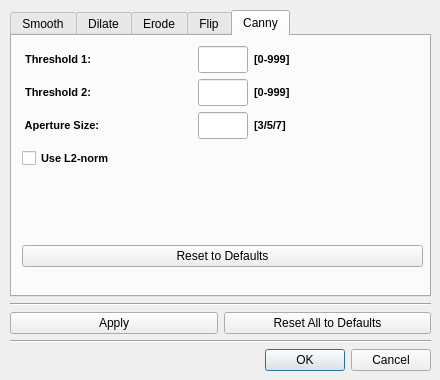
<?xml version="1.0" encoding="UTF-8"?>
<ui version="4.0">
 <class>ImageProcessingSettingsDialog</class>
 <widget class="QDialog" name="ImageProcessingSettingsDialog">
  <property name="geometry">
   <rect>
    <x>0</x>
    <y>0</y>
    <width>440</width>
    <height>380</height>
   </rect>
  </property>
  <property name="windowTitle">
   <string>Image Processing Settings</string>
  </property>
  <widget class="QWidget" name="layoutWidget1">
   <property name="geometry">
    <rect>
     <x>10</x>
     <y>10</y>
     <width>421</width>
     <height>361</height>
    </rect>
   </property>
   <layout class="QVBoxLayout" name="verticalLayout_40">
    <item>
     <widget class="QTabWidget" name="tabWidget">
      <property name="currentIndex">
       <number>4</number>
      </property>
      <widget class="QWidget" name="smoothTab_5">
       <attribute name="title">
        <string>Smooth</string>
       </attribute>
       <widget class="QWidget" name="layoutWidget2_5">
        <property name="geometry">
         <rect>
          <x>10</x>
          <y>10</y>
          <width>401</width>
          <height>221</height>
         </rect>
        </property>
        <layout class="QVBoxLayout" name="verticalLayout_41">
         <item>
          <layout class="QHBoxLayout" name="horizontalLayout_48">
           <item>
            <layout class="QVBoxLayout" name="verticalLayout_42">
             <item>
              <widget class="QLabel" name="label_68">
               <property name="sizePolicy">
                <sizepolicy hsizetype="Preferred" vsizetype="Minimum">
                 <horstretch>0</horstretch>
                 <verstretch>0</verstretch>
                </sizepolicy>
               </property>
               <property name="minimumSize">
                <size>
                 <width>0</width>
                 <height>27</height>
                </size>
               </property>
               <property name="maximumSize">
                <size>
                 <width>140</width>
                 <height>27</height>
                </size>
               </property>
               <property name="font">
                <font>
                 <pointsize>8</pointsize>
                 <weight>75</weight>
                 <bold>true</bold>
                </font>
               </property>
               <property name="text">
                <string>Type:</string>
               </property>
              </widget>
             </item>
             <item>
              <layout class="QVBoxLayout" name="verticalLayout_43">
               <item>
                <widget class="QRadioButton" name="smoothBlurButton">
                 <property name="maximumSize">
                  <size>
                   <width>140</width>
                   <height>16777215</height>
                  </size>
                 </property>
                 <property name="font">
                  <font>
                   <pointsize>8</pointsize>
                  </font>
                 </property>
                 <property name="text">
                  <string>Blur</string>
                 </property>
                 <attribute name="buttonGroup">
                  <string notr="true">smoothTypeGroup</string>
                 </attribute>
                </widget>
               </item>
               <item>
                <widget class="QRadioButton" name="smoothGaussianButton">
                 <property name="maximumSize">
                  <size>
                   <width>140</width>
                   <height>16777215</height>
                  </size>
                 </property>
                 <property name="font">
                  <font>
                   <pointsize>8</pointsize>
                  </font>
                 </property>
                 <property name="text">
                  <string>Gaussian</string>
                 </property>
                 <attribute name="buttonGroup">
                  <string notr="true">smoothTypeGroup</string>
                 </attribute>
                </widget>
               </item>
               <item>
                <widget class="QRadioButton" name="smoothMedianButton">
                 <property name="maximumSize">
                  <size>
                   <width>140</width>
                   <height>16777215</height>
                  </size>
                 </property>
                 <property name="font">
                  <font>
                   <pointsize>8</pointsize>
                  </font>
                 </property>
                 <property name="text">
                  <string>Median</string>
                 </property>
                 <attribute name="buttonGroup">
                  <string notr="true">smoothTypeGroup</string>
                 </attribute>
                </widget>
               </item>
               <item>
                <spacer name="verticalSpacer_29">
                 <property name="orientation">
                  <enum>Qt::Vertical</enum>
                 </property>
                 <property name="sizeHint" stdset="0">
                  <size>
                   <width>20</width>
                   <height>40</height>
                  </size>
                 </property>
                </spacer>
               </item>
              </layout>
             </item>
            </layout>
           </item>
           <item>
            <layout class="QVBoxLayout" name="verticalLayout_44">
             <item>
              <widget class="QLabel" name="label_69">
               <property name="minimumSize">
                <size>
                 <width>0</width>
                 <height>27</height>
                </size>
               </property>
               <property name="maximumSize">
                <size>
                 <width>16777215</width>
                 <height>27</height>
                </size>
               </property>
               <property name="font">
                <font>
                 <pointsize>8</pointsize>
                 <weight>75</weight>
                 <bold>true</bold>
                </font>
               </property>
               <property name="text">
                <string>Parameters:</string>
               </property>
              </widget>
             </item>
             <item>
              <layout class="QVBoxLayout" name="verticalLayout_45">
               <item>
                <layout class="QHBoxLayout" name="horizontalLayout_49">
                 <item>
                  <widget class="QLabel" name="label_70">
                   <property name="sizePolicy">
                    <sizepolicy hsizetype="Minimum" vsizetype="Preferred">
                     <horstretch>0</horstretch>
                     <verstretch>0</verstretch>
                    </sizepolicy>
                   </property>
                   <property name="minimumSize">
                    <size>
                     <width>15</width>
                     <height>0</height>
                    </size>
                   </property>
                   <property name="maximumSize">
                    <size>
                     <width>15</width>
                     <height>16777215</height>
                    </size>
                   </property>
                   <property name="font">
                    <font>
                     <pointsize>8</pointsize>
                    </font>
                   </property>
                   <property name="text">
                    <string>1:</string>
                   </property>
                  </widget>
                 </item>
                 <item>
                  <widget class="QLineEdit" name="smoothParam1Edit">
                   <property name="sizePolicy">
                    <sizepolicy hsizetype="Minimum" vsizetype="Fixed">
                     <horstretch>0</horstretch>
                     <verstretch>0</verstretch>
                    </sizepolicy>
                   </property>
                   <property name="minimumSize">
                    <size>
                     <width>45</width>
                     <height>0</height>
                    </size>
                   </property>
                   <property name="maximumSize">
                    <size>
                     <width>45</width>
                     <height>16777215</height>
                    </size>
                   </property>
                   <property name="font">
                    <font>
                     <pointsize>8</pointsize>
                    </font>
                   </property>
                  </widget>
                 </item>
                 <item>
                  <widget class="QLabel" name="smoothParam1RangeLabel">
                   <property name="font">
                    <font>
                     <pointsize>8</pointsize>
                     <weight>75</weight>
                     <bold>true</bold>
                    </font>
                   </property>
                   <property name="text">
                    <string/>
                   </property>
                  </widget>
                 </item>
                 <item>
                  <widget class="QLabel" name="smoothParam1Label">
                   <property name="font">
                    <font>
                     <pointsize>8</pointsize>
                    </font>
                   </property>
                   <property name="text">
                    <string/>
                   </property>
                  </widget>
                 </item>
                </layout>
               </item>
               <item>
                <layout class="QHBoxLayout" name="horizontalLayout_50">
                 <item>
                  <widget class="QLabel" name="label_71">
                   <property name="sizePolicy">
                    <sizepolicy hsizetype="Minimum" vsizetype="Preferred">
                     <horstretch>0</horstretch>
                     <verstretch>0</verstretch>
                    </sizepolicy>
                   </property>
                   <property name="minimumSize">
                    <size>
                     <width>15</width>
                     <height>0</height>
                    </size>
                   </property>
                   <property name="maximumSize">
                    <size>
                     <width>15</width>
                     <height>16777215</height>
                    </size>
                   </property>
                   <property name="font">
                    <font>
                     <pointsize>8</pointsize>
                    </font>
                   </property>
                   <property name="text">
                    <string>2:</string>
                   </property>
                  </widget>
                 </item>
                 <item>
                  <widget class="QLineEdit" name="smoothParam2Edit">
                   <property name="sizePolicy">
                    <sizepolicy hsizetype="Minimum" vsizetype="Fixed">
                     <horstretch>0</horstretch>
                     <verstretch>0</verstretch>
                    </sizepolicy>
                   </property>
                   <property name="minimumSize">
                    <size>
                     <width>45</width>
                     <height>0</height>
                    </size>
                   </property>
                   <property name="maximumSize">
                    <size>
                     <width>45</width>
                     <height>16777215</height>
                    </size>
                   </property>
                   <property name="font">
                    <font>
                     <pointsize>8</pointsize>
                    </font>
                   </property>
                  </widget>
                 </item>
                 <item>
                  <widget class="QLabel" name="smoothParam2RangeLabel">
                   <property name="font">
                    <font>
                     <pointsize>8</pointsize>
                     <weight>75</weight>
                     <bold>true</bold>
                    </font>
                   </property>
                   <property name="text">
                    <string/>
                   </property>
                  </widget>
                 </item>
                 <item>
                  <widget class="QLabel" name="smoothParam2Label">
                   <property name="font">
                    <font>
                     <pointsize>8</pointsize>
                    </font>
                   </property>
                   <property name="text">
                    <string/>
                   </property>
                  </widget>
                 </item>
                </layout>
               </item>
               <item>
                <layout class="QHBoxLayout" name="horizontalLayout_51">
                 <item>
                  <widget class="QLabel" name="label_72">
                   <property name="sizePolicy">
                    <sizepolicy hsizetype="Minimum" vsizetype="Preferred">
                     <horstretch>0</horstretch>
                     <verstretch>0</verstretch>
                    </sizepolicy>
                   </property>
                   <property name="minimumSize">
                    <size>
                     <width>15</width>
                     <height>0</height>
                    </size>
                   </property>
                   <property name="maximumSize">
                    <size>
                     <width>15</width>
                     <height>16777215</height>
                    </size>
                   </property>
                   <property name="font">
                    <font>
                     <pointsize>8</pointsize>
                    </font>
                   </property>
                   <property name="text">
                    <string>3:</string>
                   </property>
                  </widget>
                 </item>
                 <item>
                  <widget class="QLineEdit" name="smoothParam3Edit">
                   <property name="sizePolicy">
                    <sizepolicy hsizetype="Minimum" vsizetype="Fixed">
                     <horstretch>0</horstretch>
                     <verstretch>0</verstretch>
                    </sizepolicy>
                   </property>
                   <property name="minimumSize">
                    <size>
                     <width>45</width>
                     <height>0</height>
                    </size>
                   </property>
                   <property name="maximumSize">
                    <size>
                     <width>45</width>
                     <height>16777215</height>
                    </size>
                   </property>
                   <property name="font">
                    <font>
                     <pointsize>8</pointsize>
                    </font>
                   </property>
                  </widget>
                 </item>
                 <item>
                  <widget class="QLabel" name="smoothParam3RangeLabel">
                   <property name="font">
                    <font>
                     <pointsize>8</pointsize>
                     <weight>75</weight>
                     <bold>true</bold>
                    </font>
                   </property>
                   <property name="text">
                    <string/>
                   </property>
                  </widget>
                 </item>
                 <item>
                  <widget class="QLabel" name="smoothParam3Label">
                   <property name="font">
                    <font>
                     <pointsize>8</pointsize>
                    </font>
                   </property>
                   <property name="text">
                    <string/>
                   </property>
                  </widget>
                 </item>
                </layout>
               </item>
               <item>
                <layout class="QHBoxLayout" name="horizontalLayout_52">
                 <item>
                  <widget class="QLabel" name="label_73">
                   <property name="sizePolicy">
                    <sizepolicy hsizetype="Minimum" vsizetype="Preferred">
                     <horstretch>0</horstretch>
                     <verstretch>0</verstretch>
                    </sizepolicy>
                   </property>
                   <property name="minimumSize">
                    <size>
                     <width>15</width>
                     <height>0</height>
                    </size>
                   </property>
                   <property name="maximumSize">
                    <size>
                     <width>15</width>
                     <height>16777215</height>
                    </size>
                   </property>
                   <property name="font">
                    <font>
                     <pointsize>8</pointsize>
                    </font>
                   </property>
                   <property name="text">
                    <string>4:</string>
                   </property>
                  </widget>
                 </item>
                 <item>
                  <widget class="QLineEdit" name="smoothParam4Edit">
                   <property name="sizePolicy">
                    <sizepolicy hsizetype="Minimum" vsizetype="Fixed">
                     <horstretch>0</horstretch>
                     <verstretch>0</verstretch>
                    </sizepolicy>
                   </property>
                   <property name="minimumSize">
                    <size>
                     <width>45</width>
                     <height>0</height>
                    </size>
                   </property>
                   <property name="maximumSize">
                    <size>
                     <width>45</width>
                     <height>16777215</height>
                    </size>
                   </property>
                   <property name="font">
                    <font>
                     <pointsize>8</pointsize>
                    </font>
                   </property>
                  </widget>
                 </item>
                 <item>
                  <widget class="QLabel" name="smoothParam4RangeLabel">
                   <property name="font">
                    <font>
                     <pointsize>8</pointsize>
                     <weight>75</weight>
                     <bold>true</bold>
                    </font>
                   </property>
                   <property name="text">
                    <string/>
                   </property>
                  </widget>
                 </item>
                 <item>
                  <widget class="QLabel" name="smoothParam4Label">
                   <property name="font">
                    <font>
                     <pointsize>8</pointsize>
                    </font>
                   </property>
                   <property name="text">
                    <string/>
                   </property>
                  </widget>
                 </item>
                </layout>
               </item>
              </layout>
             </item>
            </layout>
           </item>
          </layout>
         </item>
         <item>
          <spacer name="verticalSpacer_31">
           <property name="orientation">
            <enum>Qt::Vertical</enum>
           </property>
           <property name="sizeHint" stdset="0">
            <size>
             <width>20</width>
             <height>40</height>
            </size>
           </property>
          </spacer>
         </item>
         <item>
          <widget class="QPushButton" name="resetSmoothToDefaultsButton">
           <property name="text">
            <string>Reset to Defaults</string>
           </property>
          </widget>
         </item>
        </layout>
       </widget>
      </widget>
      <widget class="QWidget" name="dilateTab_5">
       <attribute name="title">
        <string>Dilate</string>
       </attribute>
       <widget class="QWidget" name="layoutWidget3_5">
        <property name="geometry">
         <rect>
          <x>10</x>
          <y>10</y>
          <width>401</width>
          <height>221</height>
         </rect>
        </property>
        <layout class="QVBoxLayout" name="verticalLayout_46">
         <item>
          <layout class="QHBoxLayout" name="horizontalLayout_53">
           <item>
            <widget class="QLabel" name="label_74">
             <property name="minimumSize">
              <size>
               <width>0</width>
               <height>27</height>
              </size>
             </property>
             <property name="font">
              <font>
               <pointsize>8</pointsize>
               <weight>75</weight>
               <bold>true</bold>
              </font>
             </property>
             <property name="text">
              <string>Number of iterations:</string>
             </property>
            </widget>
           </item>
           <item>
            <widget class="QLineEdit" name="dilateIterationsEdit">
             <property name="sizePolicy">
              <sizepolicy hsizetype="Minimum" vsizetype="Fixed">
               <horstretch>0</horstretch>
               <verstretch>0</verstretch>
              </sizepolicy>
             </property>
             <property name="minimumSize">
              <size>
               <width>50</width>
               <height>27</height>
              </size>
             </property>
             <property name="maximumSize">
              <size>
               <width>50</width>
               <height>16777215</height>
              </size>
             </property>
             <property name="font">
              <font>
               <pointsize>8</pointsize>
              </font>
             </property>
            </widget>
           </item>
           <item>
            <widget class="QLabel" name="label_75">
             <property name="minimumSize">
              <size>
               <width>0</width>
               <height>27</height>
              </size>
             </property>
             <property name="font">
              <font>
               <pointsize>8</pointsize>
               <weight>75</weight>
               <bold>true</bold>
              </font>
             </property>
             <property name="text">
              <string>[1-999]</string>
             </property>
            </widget>
           </item>
          </layout>
         </item>
         <item>
          <spacer name="verticalSpacer_32">
           <property name="orientation">
            <enum>Qt::Vertical</enum>
           </property>
           <property name="sizeHint" stdset="0">
            <size>
             <width>20</width>
             <height>40</height>
            </size>
           </property>
          </spacer>
         </item>
         <item>
          <widget class="QPushButton" name="resetDilateToDefaultsButton">
           <property name="text">
            <string>Reset to Defaults</string>
           </property>
          </widget>
         </item>
        </layout>
       </widget>
      </widget>
      <widget class="QWidget" name="erodeTab_5">
       <attribute name="title">
        <string>Erode</string>
       </attribute>
       <widget class="QWidget" name="layoutWidget4_5">
        <property name="geometry">
         <rect>
          <x>10</x>
          <y>10</y>
          <width>401</width>
          <height>221</height>
         </rect>
        </property>
        <layout class="QVBoxLayout" name="verticalLayout_47">
         <item>
          <layout class="QHBoxLayout" name="horizontalLayout_54">
           <item>
            <widget class="QLabel" name="label_76">
             <property name="minimumSize">
              <size>
               <width>0</width>
               <height>27</height>
              </size>
             </property>
             <property name="font">
              <font>
               <pointsize>8</pointsize>
               <weight>75</weight>
               <bold>true</bold>
              </font>
             </property>
             <property name="text">
              <string>Number of iterations</string>
             </property>
            </widget>
           </item>
           <item>
            <widget class="QLineEdit" name="erodeIterationsEdit">
             <property name="sizePolicy">
              <sizepolicy hsizetype="Minimum" vsizetype="Fixed">
               <horstretch>0</horstretch>
               <verstretch>0</verstretch>
              </sizepolicy>
             </property>
             <property name="minimumSize">
              <size>
               <width>50</width>
               <height>27</height>
              </size>
             </property>
             <property name="maximumSize">
              <size>
               <width>50</width>
               <height>16777215</height>
              </size>
             </property>
             <property name="font">
              <font>
               <pointsize>8</pointsize>
              </font>
             </property>
            </widget>
           </item>
           <item>
            <widget class="QLabel" name="label_77">
             <property name="minimumSize">
              <size>
               <width>0</width>
               <height>27</height>
              </size>
             </property>
             <property name="font">
              <font>
               <pointsize>8</pointsize>
               <weight>75</weight>
               <bold>true</bold>
              </font>
             </property>
             <property name="text">
              <string>[1-999]</string>
             </property>
            </widget>
           </item>
          </layout>
         </item>
         <item>
          <spacer name="verticalSpacer_33">
           <property name="orientation">
            <enum>Qt::Vertical</enum>
           </property>
           <property name="sizeHint" stdset="0">
            <size>
             <width>20</width>
             <height>40</height>
            </size>
           </property>
          </spacer>
         </item>
         <item>
          <widget class="QPushButton" name="resetErodeToDefaultsButton">
           <property name="text">
            <string>Reset to Defaults</string>
           </property>
          </widget>
         </item>
        </layout>
       </widget>
      </widget>
      <widget class="QWidget" name="flipTab_5">
       <attribute name="title">
        <string>Flip</string>
       </attribute>
       <widget class="QWidget" name="layoutWidget5_5">
        <property name="geometry">
         <rect>
          <x>10</x>
          <y>10</y>
          <width>401</width>
          <height>221</height>
         </rect>
        </property>
        <layout class="QVBoxLayout" name="verticalLayout_48">
         <item>
          <layout class="QHBoxLayout" name="horizontalLayout_55">
           <item>
            <widget class="QLabel" name="label_78">
             <property name="sizePolicy">
              <sizepolicy hsizetype="Preferred" vsizetype="Minimum">
               <horstretch>0</horstretch>
               <verstretch>0</verstretch>
              </sizepolicy>
             </property>
             <property name="minimumSize">
              <size>
               <width>0</width>
               <height>27</height>
              </size>
             </property>
             <property name="maximumSize">
              <size>
               <width>16777215</width>
               <height>27</height>
              </size>
             </property>
             <property name="font">
              <font>
               <pointsize>8</pointsize>
               <weight>75</weight>
               <bold>true</bold>
              </font>
             </property>
             <property name="text">
              <string>Mode:</string>
             </property>
            </widget>
           </item>
           <item>
            <widget class="QRadioButton" name="flipXAxisButton">
             <property name="font">
              <font>
               <pointsize>8</pointsize>
              </font>
             </property>
             <property name="text">
              <string>X-axis</string>
             </property>
             <attribute name="buttonGroup">
              <string notr="true">flipCodeGroup</string>
             </attribute>
            </widget>
           </item>
           <item>
            <widget class="QRadioButton" name="flipYAxisButton">
             <property name="font">
              <font>
               <pointsize>8</pointsize>
              </font>
             </property>
             <property name="text">
              <string>Y-axis</string>
             </property>
             <attribute name="buttonGroup">
              <string notr="true">flipCodeGroup</string>
             </attribute>
            </widget>
           </item>
           <item>
            <widget class="QRadioButton" name="flipBothAxesButton">
             <property name="font">
              <font>
               <pointsize>8</pointsize>
              </font>
             </property>
             <property name="text">
              <string>Both axes</string>
             </property>
             <attribute name="buttonGroup">
              <string notr="true">flipCodeGroup</string>
             </attribute>
            </widget>
           </item>
          </layout>
         </item>
         <item>
          <spacer name="verticalSpacer_34">
           <property name="orientation">
            <enum>Qt::Vertical</enum>
           </property>
           <property name="sizeHint" stdset="0">
            <size>
             <width>20</width>
             <height>40</height>
            </size>
           </property>
          </spacer>
         </item>
         <item>
          <widget class="QPushButton" name="resetFlipToDefaultsButton">
           <property name="text">
            <string>Reset to Defaults</string>
           </property>
          </widget>
         </item>
        </layout>
       </widget>
      </widget>
      <widget class="QWidget" name="cannyTab_5">
       <attribute name="title">
        <string>Canny</string>
       </attribute>
       <widget class="QWidget" name="layoutWidget6_5">
        <property name="geometry">
         <rect>
          <x>10</x>
          <y>10</y>
          <width>401</width>
          <height>221</height>
         </rect>
        </property>
        <layout class="QVBoxLayout" name="verticalLayout_49">
         <item>
          <layout class="QHBoxLayout" name="horizontalLayout_56">
           <item>
            <widget class="QLabel" name="label_79">
             <property name="minimumSize">
              <size>
               <width>0</width>
               <height>27</height>
              </size>
             </property>
             <property name="font">
              <font>
               <pointsize>8</pointsize>
               <weight>75</weight>
               <bold>true</bold>
              </font>
             </property>
             <property name="text">
              <string> Threshold 1:</string>
             </property>
            </widget>
           </item>
           <item>
            <widget class="QLineEdit" name="cannyThresh1Edit">
             <property name="sizePolicy">
              <sizepolicy hsizetype="Minimum" vsizetype="Fixed">
               <horstretch>0</horstretch>
               <verstretch>0</verstretch>
              </sizepolicy>
             </property>
             <property name="minimumSize">
              <size>
               <width>50</width>
               <height>27</height>
              </size>
             </property>
             <property name="maximumSize">
              <size>
               <width>50</width>
               <height>16777215</height>
              </size>
             </property>
             <property name="font">
              <font>
               <pointsize>8</pointsize>
              </font>
             </property>
            </widget>
           </item>
           <item>
            <widget class="QLabel" name="label_80">
             <property name="minimumSize">
              <size>
               <width>0</width>
               <height>27</height>
              </size>
             </property>
             <property name="font">
              <font>
               <pointsize>8</pointsize>
               <weight>75</weight>
               <bold>true</bold>
              </font>
             </property>
             <property name="text">
              <string>[0-999]</string>
             </property>
            </widget>
           </item>
          </layout>
         </item>
         <item>
          <layout class="QHBoxLayout" name="horizontalLayout_57">
           <item>
            <widget class="QLabel" name="label_81">
             <property name="minimumSize">
              <size>
               <width>0</width>
               <height>27</height>
              </size>
             </property>
             <property name="font">
              <font>
               <pointsize>8</pointsize>
               <weight>75</weight>
               <bold>true</bold>
              </font>
             </property>
             <property name="text">
              <string> Threshold 2:</string>
             </property>
            </widget>
           </item>
           <item>
            <widget class="QLineEdit" name="cannyThresh2Edit">
             <property name="sizePolicy">
              <sizepolicy hsizetype="Minimum" vsizetype="Fixed">
               <horstretch>0</horstretch>
               <verstretch>0</verstretch>
              </sizepolicy>
             </property>
             <property name="minimumSize">
              <size>
               <width>50</width>
               <height>27</height>
              </size>
             </property>
             <property name="maximumSize">
              <size>
               <width>50</width>
               <height>16777215</height>
              </size>
             </property>
             <property name="font">
              <font>
               <pointsize>8</pointsize>
              </font>
             </property>
            </widget>
           </item>
           <item>
            <widget class="QLabel" name="label_82">
             <property name="minimumSize">
              <size>
               <width>0</width>
               <height>27</height>
              </size>
             </property>
             <property name="font">
              <font>
               <pointsize>8</pointsize>
               <weight>75</weight>
               <bold>true</bold>
              </font>
             </property>
             <property name="text">
              <string>[0-999]</string>
             </property>
            </widget>
           </item>
          </layout>
         </item>
         <item>
          <layout class="QHBoxLayout" name="horizontalLayout_58">
           <item>
            <widget class="QLabel" name="label_83">
             <property name="minimumSize">
              <size>
               <width>0</width>
               <height>27</height>
              </size>
             </property>
             <property name="font">
              <font>
               <pointsize>8</pointsize>
               <weight>75</weight>
               <bold>true</bold>
              </font>
             </property>
             <property name="text">
              <string> Aperture Size:</string>
             </property>
            </widget>
           </item>
           <item>
            <widget class="QLineEdit" name="cannyApertureSizeEdit">
             <property name="sizePolicy">
              <sizepolicy hsizetype="Minimum" vsizetype="Fixed">
               <horstretch>0</horstretch>
               <verstretch>0</verstretch>
              </sizepolicy>
             </property>
             <property name="minimumSize">
              <size>
               <width>50</width>
               <height>27</height>
              </size>
             </property>
             <property name="maximumSize">
              <size>
               <width>50</width>
               <height>16777215</height>
              </size>
             </property>
             <property name="font">
              <font>
               <pointsize>8</pointsize>
              </font>
             </property>
            </widget>
           </item>
           <item>
            <widget class="QLabel" name="label_84">
             <property name="minimumSize">
              <size>
               <width>0</width>
               <height>27</height>
              </size>
             </property>
             <property name="font">
              <font>
               <pointsize>8</pointsize>
               <weight>75</weight>
               <bold>true</bold>
              </font>
             </property>
             <property name="text">
              <string>[3/5/7]</string>
             </property>
            </widget>
           </item>
          </layout>
         </item>
         <item>
          <widget class="QCheckBox" name="cannyL2NormCheckBox">
           <property name="minimumSize">
            <size>
             <width>0</width>
             <height>27</height>
            </size>
           </property>
           <property name="font">
            <font>
             <pointsize>8</pointsize>
             <weight>75</weight>
             <bold>true</bold>
            </font>
           </property>
           <property name="text">
            <string>Use L2-norm</string>
           </property>
          </widget>
         </item>
         <item>
          <spacer name="verticalSpacer_35">
           <property name="orientation">
            <enum>Qt::Vertical</enum>
           </property>
           <property name="sizeHint" stdset="0">
            <size>
             <width>20</width>
             <height>40</height>
            </size>
           </property>
          </spacer>
         </item>
         <item>
          <widget class="QPushButton" name="resetCannyToDefaultsButton">
           <property name="text">
            <string>Reset to Defaults</string>
           </property>
          </widget>
         </item>
        </layout>
       </widget>
      </widget>
     </widget>
    </item>
    <item>
     <widget class="Line" name="line_9">
      <property name="orientation">
       <enum>Qt::Horizontal</enum>
      </property>
     </widget>
    </item>
    <item>
     <layout class="QHBoxLayout" name="horizontalLayout_59">
      <item>
       <widget class="QPushButton" name="applyButton">
        <property name="text">
         <string>Apply</string>
        </property>
       </widget>
      </item>
      <item>
       <widget class="QPushButton" name="resetAllToDefaultsButton">
        <property name="text">
         <string>Reset All to Defaults</string>
        </property>
       </widget>
      </item>
     </layout>
    </item>
    <item>
     <widget class="Line" name="line_10">
      <property name="orientation">
       <enum>Qt::Horizontal</enum>
      </property>
     </widget>
    </item>
    <item>
     <widget class="QDialogButtonBox" name="okCancelBox">
      <property name="orientation">
       <enum>Qt::Horizontal</enum>
      </property>
      <property name="standardButtons">
       <set>QDialogButtonBox::Cancel|QDialogButtonBox::Ok</set>
      </property>
     </widget>
    </item>
   </layout>
  </widget>
 </widget>
 <tabstops>
  <tabstop>tabWidget</tabstop>
  <tabstop>applyButton</tabstop>
  <tabstop>resetAllToDefaultsButton</tabstop>
  <tabstop>okCancelBox</tabstop>
  <tabstop>smoothBlurButton</tabstop>
  <tabstop>smoothGaussianButton</tabstop>
  <tabstop>smoothMedianButton</tabstop>
  <tabstop>smoothParam1Edit</tabstop>
  <tabstop>smoothParam2Edit</tabstop>
  <tabstop>smoothParam3Edit</tabstop>
  <tabstop>smoothParam4Edit</tabstop>
  <tabstop>resetSmoothToDefaultsButton</tabstop>
  <tabstop>dilateIterationsEdit</tabstop>
  <tabstop>resetDilateToDefaultsButton</tabstop>
  <tabstop>erodeIterationsEdit</tabstop>
  <tabstop>resetErodeToDefaultsButton</tabstop>
  <tabstop>flipXAxisButton</tabstop>
  <tabstop>flipYAxisButton</tabstop>
  <tabstop>flipBothAxesButton</tabstop>
  <tabstop>resetFlipToDefaultsButton</tabstop>
  <tabstop>cannyThresh1Edit</tabstop>
  <tabstop>cannyThresh2Edit</tabstop>
  <tabstop>cannyApertureSizeEdit</tabstop>
  <tabstop>cannyL2NormCheckBox</tabstop>
  <tabstop>resetCannyToDefaultsButton</tabstop>
 </tabstops>
 <resources/>
 <connections>
  <connection>
   <sender>okCancelBox</sender>
   <signal>accepted()</signal>
   <receiver>ImageProcessingSettingsDialog</receiver>
   <slot>accept()</slot>
   <hints>
    <hint type="sourcelabel">
     <x>220</x>
     <y>356</y>
    </hint>
    <hint type="destinationlabel">
     <x>219</x>
     <y>189</y>
    </hint>
   </hints>
  </connection>
  <connection>
   <sender>okCancelBox</sender>
   <signal>rejected()</signal>
   <receiver>ImageProcessingSettingsDialog</receiver>
   <slot>reject()</slot>
   <hints>
    <hint type="sourcelabel">
     <x>220</x>
     <y>356</y>
    </hint>
    <hint type="destinationlabel">
     <x>219</x>
     <y>189</y>
    </hint>
   </hints>
  </connection>
 </connections>
 <buttongroups>
  <buttongroup name="flipCodeGroup"/>
  <buttongroup name="smoothTypeGroup"/>
 </buttongroups>
</ui>
